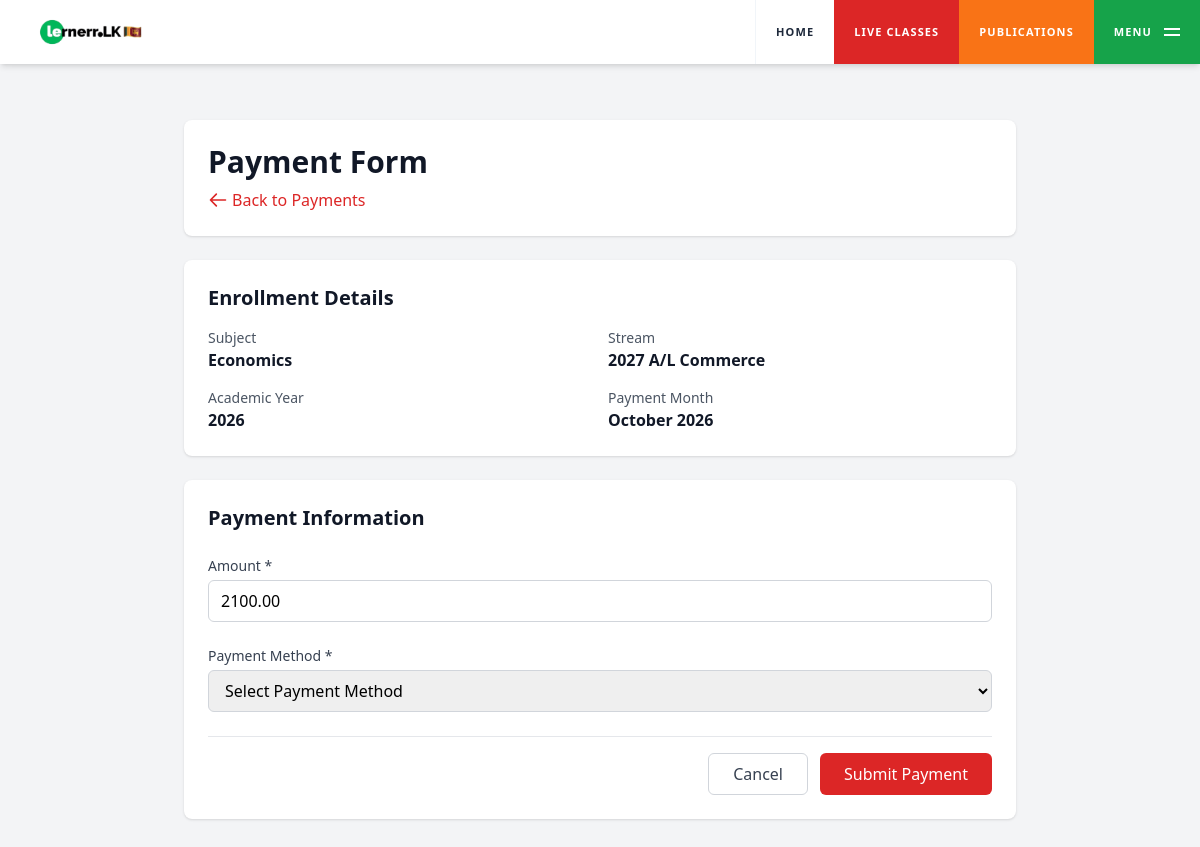
The page /dashboard/payments_form.php?enrollment_id=1&type=monthly&month=10&year=2026 (signed in) on the database its author committed.
### tables this page shows
CREATE TABLE `student_enrollment` (
  `id` int(11) NOT NULL COMMENT 'Primary Key',
  `student_id` varchar(20) NOT NULL COMMENT 'Foreign Key: Links to users.user_id (where role = student)',
  `stream_subject_id` int(11) NOT NULL COMMENT 'Foreign Key: Links to stream_subjects.id',
  `academic_year` int(4) NOT NULL COMMENT 'Academic year (e.g., 2025, 2026)',
  `batch_name` varchar(50) DEFAULT NULL COMMENT 'Optional batch identifier',
  `enrolled_date` date NOT NULL COMMENT 'Date when student enrolled',
  `status` enum('active','inactive','completed','dropped') NOT NULL DEFAULT 'active' COMMENT 'Enrollment status',
  `payment_status` enum('pending','paid','partial','refunded') NOT NULL DEFAULT 'pending' COMMENT 'Payment status',
  `payment_method` varchar(50) DEFAULT NULL COMMENT 'Payment method used (e.g., bank_transfer, card, cash, mobile_payment)',
  `payment_date` date DEFAULT NULL COMMENT 'Date of payment',
  `payment_amount` decimal(10,2) DEFAULT NULL COMMENT 'Amount paid',
  `notes` text DEFAULT NULL COMMENT 'Optional notes about the enrollment',
  `created_at` timestamp NOT NULL DEFAULT current_timestamp() COMMENT 'Record creation timestamp',
  `updated_at` timestamp NOT NULL DEFAULT current_timestamp() ON UPDATE current_timestamp() COMMENT 'Record update timestamp'
);

CREATE TABLE `subjects` (
  `id` int(11) NOT NULL COMMENT 'Primary Key',
  `name` varchar(100) NOT NULL COMMENT 'Subject name (e.g., "Science", "Mathematics", "English")',
  `code` varchar(20) DEFAULT NULL COMMENT 'Optional subject code (e.g., "SCI", "MATH")',
  `description` text DEFAULT NULL COMMENT 'Optional description of the subject',
  `status` tinyint(1) NOT NULL DEFAULT 1 COMMENT 'Status: 1=active, 0=inactive',
  `created_at` timestamp NOT NULL DEFAULT current_timestamp() COMMENT 'Record creation timestamp',
  `updated_at` timestamp NOT NULL DEFAULT current_timestamp() ON UPDATE current_timestamp() COMMENT 'Record update timestamp'
);

CREATE TABLE `streams` (
  `id` int(11) NOT NULL COMMENT 'Primary Key',
  `name` varchar(100) NOT NULL COMMENT 'Stream name (e.g., "Grade 6", "Grade 7", "A/L Science")',
  `description` text DEFAULT NULL COMMENT 'Optional description of the stream',
  `status` tinyint(1) NOT NULL DEFAULT 1 COMMENT 'Status: 1=active, 0=inactive',
  `created_at` timestamp NOT NULL DEFAULT current_timestamp() COMMENT 'Record creation timestamp',
  `updated_at` timestamp NOT NULL DEFAULT current_timestamp() ON UPDATE current_timestamp() COMMENT 'Record update timestamp'
);

CREATE TABLE `enrollment_fees` (
  `id` int(11) NOT NULL COMMENT 'Primary Key',
  `teacher_assignment_id` int(11) NOT NULL COMMENT 'Foreign Key: Links to teacher_assignments.id',
  `enrollment_fee` decimal(10,2) DEFAULT 0.00 COMMENT 'One-time enrollment fee',
  `monthly_fee` decimal(10,2) DEFAULT 0.00 COMMENT 'Monthly subscription fee',
  `created_at` timestamp NOT NULL DEFAULT current_timestamp() COMMENT 'Record creation timestamp',
  `updated_at` timestamp NOT NULL DEFAULT current_timestamp() ON UPDATE current_timestamp() COMMENT 'Record update timestamp'
);

### dashboard/payments_form.php (the view, shortened to what this page needs)
<?php
require_once '../config.php';
$user_id = $_SESSION['user_id'] ?? '';
$enrollment_id = isset($_GET['enrollment_id']) ? intval($_GET['enrollment_id']) : 0;
$payment_type = $_GET['type'] ?? 'monthly';
$month = isset($_GET['month']) ? intval($_GET['month']) : date('n');
$year = isset($_GET['year']) ? intval($_GET['year']) : date('Y');
$enrollment = null;
$fee_info = null;
if ($enrollment_id > 0) {
    $query = "SELECT se.*, s.name as stream_name, sub.name as subject_name, sub.code as subject_code,
                     ta.id as teacher_assignment_id
              FROM student_enrollment se
              INNER JOIN stream_subjects ss ON se.stream_subject_id = ss.id
              INNER JOIN streams s ON ss.stream_id = s.id
              INNER JOIN subjects sub ON ss.subject_id = sub.id
              LEFT JOIN teacher_assignments ta ON ss.id = ta.stream_subject_id
                AND ta.academic_year = se.academic_year
                AND ta.status = 'active'
              WHERE se.id = ? AND se.student_id = ? AND se.status = 'active'";
    $stmt = $conn->prepare($query);
    $stmt->bind_param("is", $enrollment_id, $user_id);
    $stmt->execute();
    $result = $stmt->get_result();
    if ($result->num_rows > 0) {
        $enrollment = $result->fetch_assoc();
        if ($enrollment['teacher_assignment_id']) {
            $fee_query = "SELECT enrollment_fee, monthly_fee FROM enrollment_fees WHERE teacher_assignment_id = ?";
            $fee_stmt = $conn->prepare($fee_query);
            $fee_stmt->bind_param("i", $enrollment['teacher_assignment_id']);
            $fee_stmt->execute();
            $fee_result = $fee_stmt->get_result();
            if ($fee_result->num_rows > 0) {
                $fee_info = $fee_result->fetch_assoc();
            }
        }
    }
}
?>
<!DOCTYPE html>
<html lang="en">
<head>
    <script src="https://cdn.tailwindcss.com"></script>
</head>
<body class="bg-gray-100">
    <?php include 'navbar.php'; ?>
    <div class="max-w-4xl mx-auto pt-24 pb-6 sm:px-6 lg:px-8">
        <div class="px-4 py-6 sm:px-0">
            <div class="bg-white rounded-lg shadow p-6 mb-6">
                <h1 class="text-3xl font-bold text-gray-900 mb-2">Payment Form</h1>
                <a href="payments.php" class="text-red-600 hover:text-red-700 flex items-center">
                    <svg class="w-5 h-5 mr-1" fill="none" stroke="currentColor" viewBox="0 0 24 24">
                        <path stroke-linecap="round" stroke-linejoin="round" stroke-width="2" d="M10 19l-7-7m0 0l7-7m-7 7h18"></path>
                    </svg>
                    Back to Payments
                </a>
            </div>
            <?php if ($enrollment): ?>
                <div class="bg-white rounded-lg shadow p-6 mb-6">
                    <h2 class="text-xl font-bold text-gray-900 mb-4">Enrollment Details</h2>
                    <div class="grid grid-cols-1 md:grid-cols-2 gap-4">
                        <div>
                            <p class="text-sm text-gray-600">Subject</p>
                            <p class="font-semibold text-gray-900"><?php echo htmlspecialchars($enrollment['subject_name']); ?></p>
                        </div>
                        <div>
                            <p class="text-sm text-gray-600">Stream</p>
                            <p class="font-semibold text-gray-900"><?php echo htmlspecialchars($enrollment['stream_name']); ?></p>
                        </div>
                        <div>
                            <p class="text-sm text-gray-600">Academic Year</p>
                            <p class="font-semibold text-gray-900"><?php echo htmlspecialchars($enrollment['academic_year']); ?></p>
                        </div>
                        <?php if ($payment_type === 'monthly'): ?>
                            <div>
                                <p class="text-sm text-gray-600">Payment Month</p>
                                <p class="font-semibold text-gray-900"><?php echo date('F Y', mktime(0, 0, 0, $month, 1, $year)); ?></p>
                            </div>
                        <?php endif; ?>
                    </div>
                </div>
                <div class="bg-white rounded-lg shadow p-6">
                    <h2 class="text-xl font-bold text-gray-900 mb-4">Payment Information</h2>
                    <form method="POST" action="" enctype="multipart/form-data" class="space-y-6">
                        <div>
                            <label for="amount" class="block text-sm font-medium text-gray-700 mb-1">Amount *</label>
                            <input type="number" id="amount" name="amount" step="0.01" min="0.01" required
                                   value="<?php echo $fee_info ? ($payment_type === 'enrollment' ? $fee_info['enrollment_fee'] : $fee_info['monthly_fee']) : ''; ?>"
                                   class="w-full px-3 py-2 border border-gray-300 rounded-md focus:outline-none focus:ring-2 focus:ring-red-500 focus:border-red-500">
                        </div>
                        <div>
                            <label for="payment_method" class="block text-sm font-medium text-gray-700 mb-1">Payment Method *</label>
                            <select id="payment_method" name="payment_method" required
                                    class="w-full px-3 py-2 border border-gray-300 rounded-md focus:outline-none focus:ring-2 focus:ring-red-500 focus:border-red-500"
                                    onchange="togglePaymentFields()">
                                <option value="">Select Payment Method</option>
                            </select>
                        </div>
                        <div class="flex justify-end space-x-3 pt-4 border-t">
                            <a href="payments.php" class="px-6 py-2 border border-gray-300 rounded-md text-gray-700 hover:bg-gray-50">
                                Cancel
                            </a>
                            <button type="submit" class="px-6 py-2 bg-red-600 text-white rounded-md hover:bg-red-700 focus:outline-none focus:ring-2 focus:ring-red-500 focus:ring-offset-2">
                                Submit Payment
                            </button>
                        </div>
                    </form>
                </div>
            <?php endif; ?>
        </div>
    </div>
</body>
</html>

### dashboard/navbar.php (style rules this page uses)
html, body { margin: 0; padding: 0; padding-top: 0; }

### rows shown on the page
student_enrollment: subjects.name "Economics", streams.name "2027 A/L Commerce", academic_year "2026"
enrollment_fees: amount "2100.00"

### other values the page prints
date('F Y', mktime(0, 0, 0, $month, 1, $year)) "October 2026"
